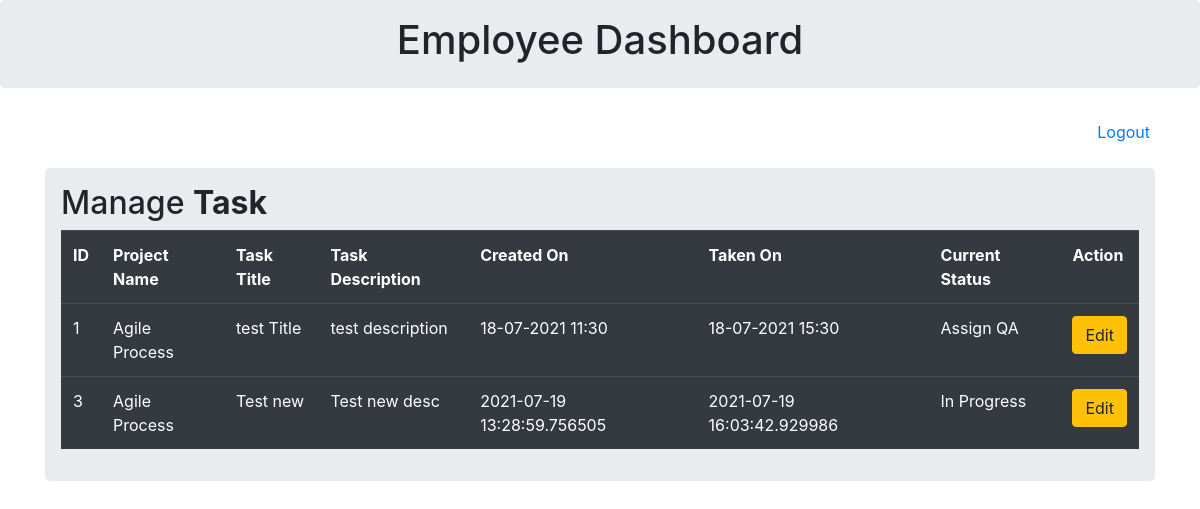
The app's page /dashboard (signed in) with its own data.
### app.py (models this page shows, shortened)
class TaskList(db.Model):
    id          = db.Column(db.Integer, primary_key=True)
    assign_to   = db.Column(db.Integer,db.ForeignKey('employee.id'),nullable=False)
    created_by  = db.Column(db.Integer,nullable=False)
    project_id  = db.Column(db.Integer,db.ForeignKey('project_list.id'),nullable=False)
    task_title  = db.Column(db.String(200), nullable=True)
    task_description = db.Column(db.String(255), nullable=True)
    created_on  = db.Column(db.String(200), nullable=True)
    taken_on    = db.Column(db.String(200), nullable=True)
    task_status = db.Column(db.String(200), nullable=True)
    remarks     = db.Column(db.String(200), nullable=True)

class ProjectList(db.Model):
    id              = db.Column(db.Integer, primary_key=True)
    project_name    = db.Column(db.String(200), nullable=False)
    project_description   = db.Column(db.String(200), nullable=True)
    created_by      = db.Column(db.Integer,nullable=False)

### app.py (the view)
@app.route('/dashboard')
def Index():
    all_data = Employee.query.all()
    if session['user_type'] == 0:
        all_projects    = ProjectList.query.filter_by(created_by = session['user_id'])
        list_data = db.session.query(TaskList, Employee).join(Employee)
        return render_template("dashboard.html", employees = all_data,projects = all_projects,task_data = list_data)
    else:
        list_data = db.session.query(TaskList, ProjectList).join(ProjectList)
        return render_template('userdashboard.html',task_list = list_data)

### templates/userdashboard.html (shortened to what this page needs)
{% extends 'base.html' %}
{% block body %}
<a href="/logout" class="float-right" style=" margin-right: 50px;" >Logout</a> <br> <br>
<div class="container">
	<div class="row">
		<div class="col md-12">
			<div class="jumbotron p-3">
				<h2>Manage <b>Task </b>   </h2>
					<table class="table table-hover table-dark">
					<tr>
						<th>ID</th>
						<th>Project Name</th>
						<th>Task Title</th>
						<th>Task Description</th>
						<th>Created On</th>
						<th>Taken On</th>
						<th>Current Status</th>
						<th>Action</th>
					</tr>
					   {% for row in task_list %}
						<tr>
						<td>{{row.TaskList.id}}</td>
						<td>{{row.ProjectList.project_name}}</td>
						<td>{{row.TaskList.task_title}}</td>
						<td>{{row.TaskList.task_description}}</td>
						<td>{{row.TaskList.created_on}}</td>
						<td>{{row.TaskList.taken_on}}</td>
						<td>{{row.TaskList.task_status}}</td>
						<td>
							<a href="/updatestatus/{{row.TaskList.id}}" class="btn btn-warning btn-xs" data-toggle="modal" data-target="#modaledit{{row.TaskList.id}}">Edit</a>
						</td>
						</tr>
					{% endfor %}
					 </table>
			</div>
		</div>
	</div>
</div>
{% endblock %}

### records on screen
TaskList: TaskList.id "1", ProjectList.project_name "Agile Process", TaskList.task_title "test Title", TaskList.task_description "test description", TaskList.created_on "18-07-2021 11:30", TaskList.taken_on "18-07-2021 15:30", TaskList.task_status "Assign QA"
TaskList: TaskList.id "3", ProjectList.project_name "Agile Process", TaskList.task_title "Test new", TaskList.task_description "Test new desc", TaskList.created_on "2021-07-19 13:28:59.756505", TaskList.taken_on "2021-07-19 16:03:42.929986", TaskList.task_status "In Progress"
